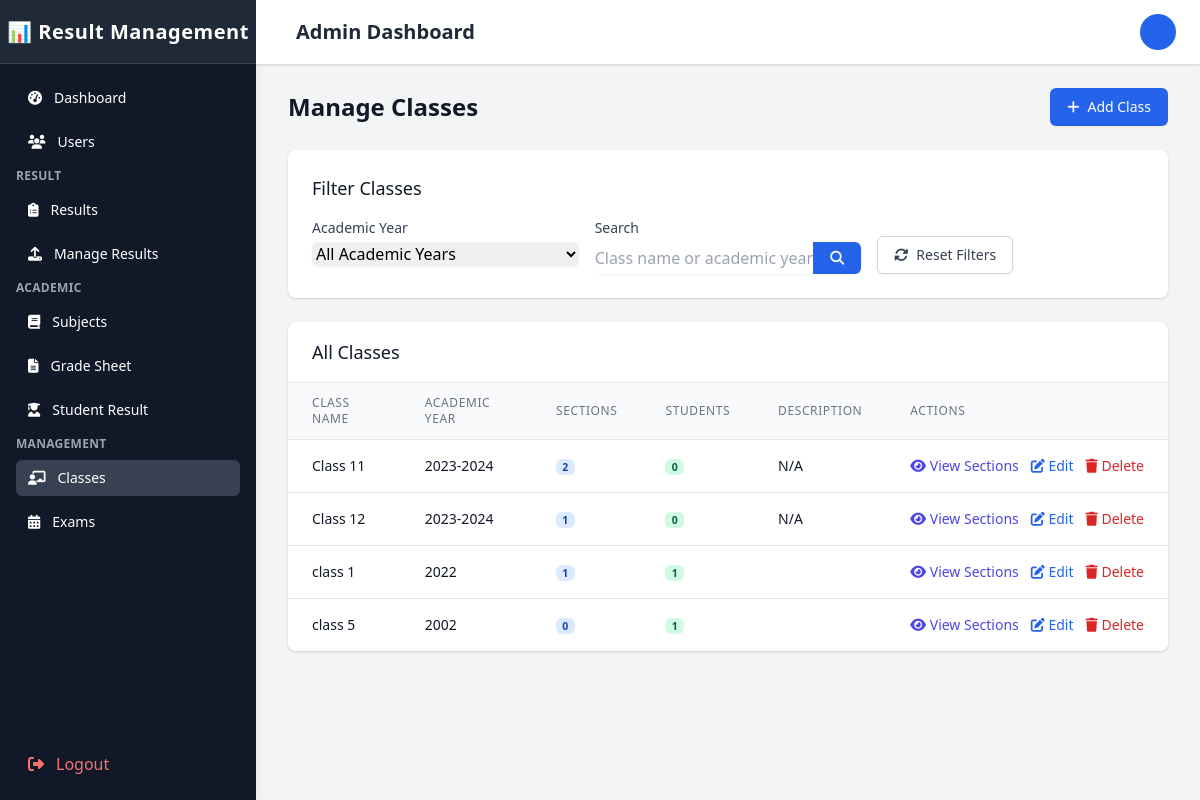
Before: /Admin/classes.php (signed in) with the older database file.
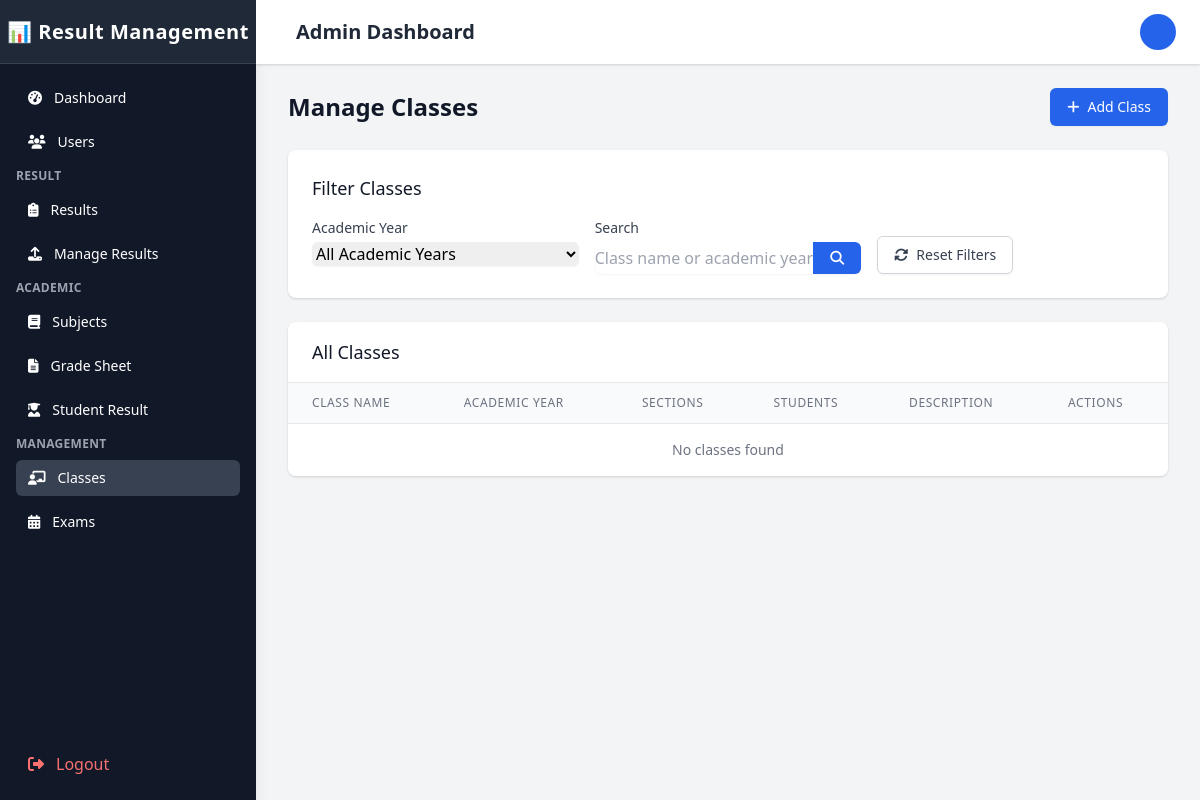
After: the same page with the newer database file.
### tables this page shows
CREATE TABLE `classes` (
  `class_id` int(11) NOT NULL,
  `class_name` varchar(100) NOT NULL,
  `class_numeric` int(11) NOT NULL DEFAULT 0,
  `class_teacher_id` int(11) DEFAULT NULL,
  `section` varchar(10) DEFAULT NULL,
  `academic_year` varchar(20) NOT NULL,
  `description` text DEFAULT NULL,
  `is_active` tinyint(1) NOT NULL DEFAULT 1,
  `created_at` timestamp NOT NULL DEFAULT current_timestamp(),
  `updated_at` timestamp NOT NULL DEFAULT current_timestamp() ON UPDATE current_timestamp()
);

### Admin/classes.php (the view, shortened to what the changed rows need)
<?php
$conn = new mysqli('localhost', 'root', '', 'result_management');
$classes = [];
try {
    $query = "SELECT c.*,
                    (SELECT COUNT(*) FROM Sections s WHERE s.class_id = c.class_id) as section_count,
                    (SELECT COUNT(*) FROM Students st WHERE st.class_id = c.class_id) as student_count
              FROM Classes c
              ORDER BY c.academic_year DESC, c.class_name";
    $result = $conn->query($query);
    if ($result) {
        while ($row = $result->fetch_assoc()) {
            $classes[] = $row;
        }
    }
} catch (Exception $e) {
    $_SESSION['error'] = "Error loading classes: " . $e->getMessage();
}
?>
<!DOCTYPE html>
<html lang="en">
<head>
    <link href="https://cdn.tailwindcss.com" rel="stylesheet">
    <link rel="stylesheet" href="https://cdnjs.cloudflare.com/ajax/libs/font-awesome/6.4.0/css/all.min.css">
</head>
<body class="bg-gray-100" id="body">
    <div class="flex h-screen overflow-hidden">
        <?php include 'sidebar.php'; ?>
        <div class="flex flex-col flex-1 w-0 overflow-hidden">
            <?php include 'topBar.php'; ?>
            <main class="flex-1 relative overflow-y-auto focus:outline-none">
                <div class="py-6">
                    <div class="max-w-7xl mx-auto px-4 sm:px-6 md:px-8">
                        <div class="flex justify-between items-center mb-6">
                            <h1 class="text-2xl font-semibold text-gray-900">Manage Classes</h1>
                        </div>
                        <div class="bg-white shadow rounded-lg p-6 mb-6 hover-scale">
                            <h2 class="text-lg font-medium text-gray-900 mb-4">Filter Classes</h2>
                        </div>
                        <div class="bg-white shadow rounded-lg overflow-hidden mb-6 hover-scale">
                            <div class="px-6 py-4 border-b border-gray-200">
                                <h2 class="text-lg font-medium text-gray-900">All Classes</h2>
                            </div>
                            <div class="overflow-x-auto">
                                <table class="min-w-full divide-y divide-gray-200">
                                    <thead class="bg-gray-50">
                                        <tr>
                                            <th scope="col" class="px-6 py-3 text-left text-xs font-medium text-gray-500 uppercase tracking-wider">Class Name</th>
                                            <th scope="col" class="px-6 py-3 text-left text-xs font-medium text-gray-500 uppercase tracking-wider">Academic Year</th>
                                            <th scope="col" class="px-6 py-3 text-left text-xs font-medium text-gray-500 uppercase tracking-wider">Sections</th>
                                            <th scope="col" class="px-6 py-3 text-left text-xs font-medium text-gray-500 uppercase tracking-wider">Students</th>
                                            <th scope="col" class="px-6 py-3 text-left text-xs font-medium text-gray-500 uppercase tracking-wider">Description</th>
                                            <th scope="col" class="px-6 py-3 text-left text-xs font-medium text-gray-500 uppercase tracking-wider">Actions</th>
                                        </tr>
                                    </thead>
                                    <tbody class="bg-white divide-y divide-gray-200">
                                        <?php if (empty($classes)): ?>
                                            <tr>
                                                <td colspan="6" class="px-6 py-4 whitespace-nowrap text-sm text-gray-500 text-center">No classes found</td>
                                            </tr>
                                        <?php else: ?>
                                            <?php foreach ($classes as $class): ?>
                                                <tr>
                                                    <td class="px-6 py-4 whitespace-nowrap">
                                                        <div class="text-sm font-medium text-gray-900"><?php echo htmlspecialchars($class['class_name']); ?></div>
                                                    </td>
                                                    <td class="px-6 py-4 whitespace-nowrap">
                                                        <div class="text-sm text-gray-900"><?php echo htmlspecialchars($class['academic_year']); ?></div>
                                                    </td>
                                                    <td class="px-6 py-4 whitespace-nowrap">
                                                        <div class="text-sm text-gray-900">
                                                            <span class="badge bg-blue-100 text-blue-800"><?php echo $class['section_count']; ?></span>
                                                        </div>
                                                    </td>
                                                    <td class="px-6 py-4 whitespace-nowrap">
                                                        <div class="text-sm text-gray-900">
                                                            <span class="badge bg-green-100 text-green-800"><?php echo $class['student_count']; ?></span>
                                                        </div>
                                                    </td>
                                                    <td class="px-6 py-4">
                                                        <div class="text-sm text-gray-900 truncate max-w-xs"><?php echo htmlspecialchars($class['description'] ?? 'N/A'); ?></div>
                                                    </td>
                                                    <td class="px-6 py-4 whitespace-nowrap text-sm font-medium">
                                                        <div class="flex space-x-3">
                                                            <a href="classes.php?view_sections=<?php echo $class['class_id']; ?>" class="text-indigo-600 hover:text-indigo-900 transition-colors duration-200">
                                                                <i class="fas fa-eye"></i> View Sections
                                                            </a>
                                                            <a href="classes.php?edit_class=<?php echo $class['class_id']; ?>" class="text-blue-600 hover:text-blue-900 transition-colors duration-200">
                                                                <i class="fas fa-edit"></i> Edit
                                                            </a>
                                                            <button type="button" onclick="confirmDeleteClass(<?php echo $class['class_id']; ?>, '<?php echo htmlspecialchars($class['class_name']); ?>')" class="text-red-600 hover:text-red-900 transition-colors duration-200">
                                                                <i class="fas fa-trash"></i> Delete
                                                            </button>
                                                        </div>
                                                    </td>
                                                </tr>
                                            <?php endforeach; ?>
                                        <?php endif; ?>
                                    </tbody>
                                </table>
                            </div>
                        </div>
                    </div>
                </div>
            </main>
        </div>
    </div>
</body>
</html>

Changed rows visible on the page:
removed classes: class_name "Class 11", academic_year "2023-2024", section_count "2", student_count "0", description "N/A"
removed classes: class_name "Class 12", academic_year "2023-2024", section_count "1", student_count "0", description "N/A"
removed classes: class_name "class 1", academic_year "2022", section_count "1", student_count "1"
removed classes: class_name "class 5", academic_year "2002", section_count "0", student_count "1"
Other visible differences:
text now shown: "No classes found"
